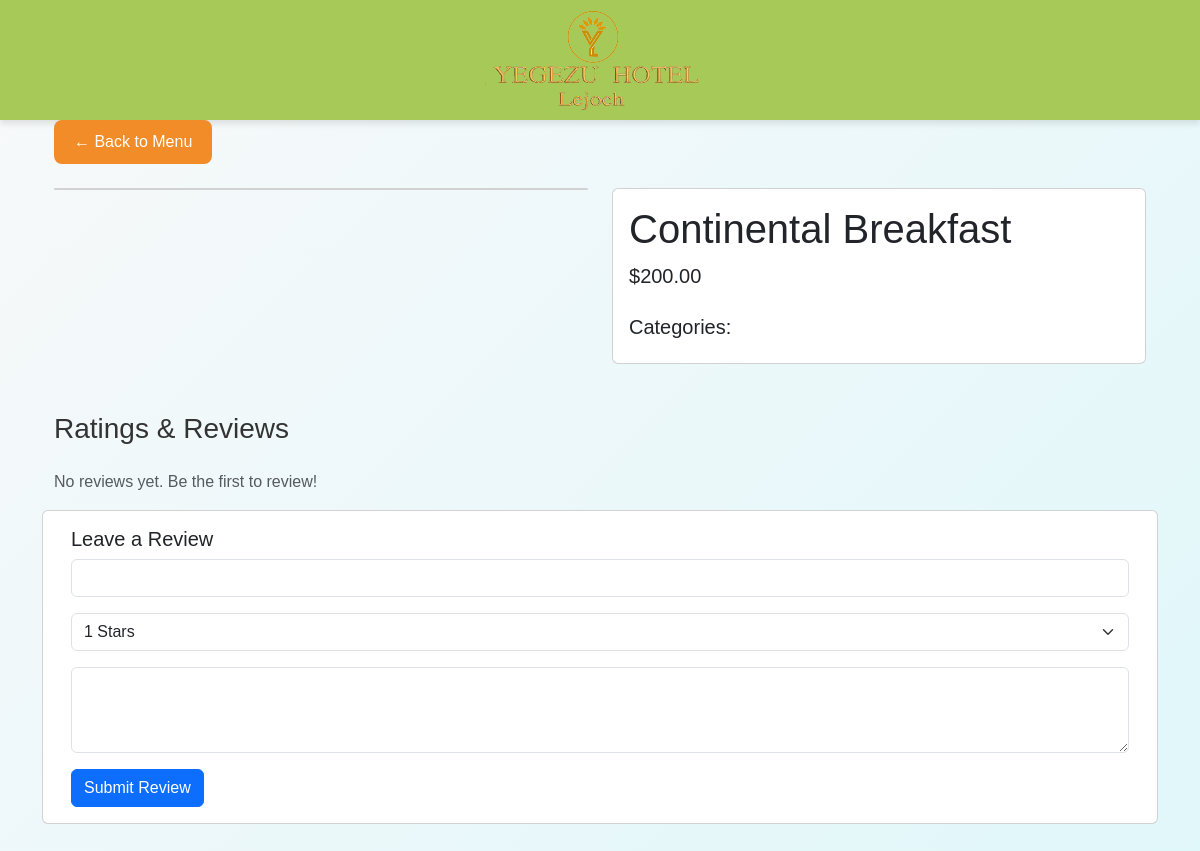
Before: /item/1/ with the older database file.
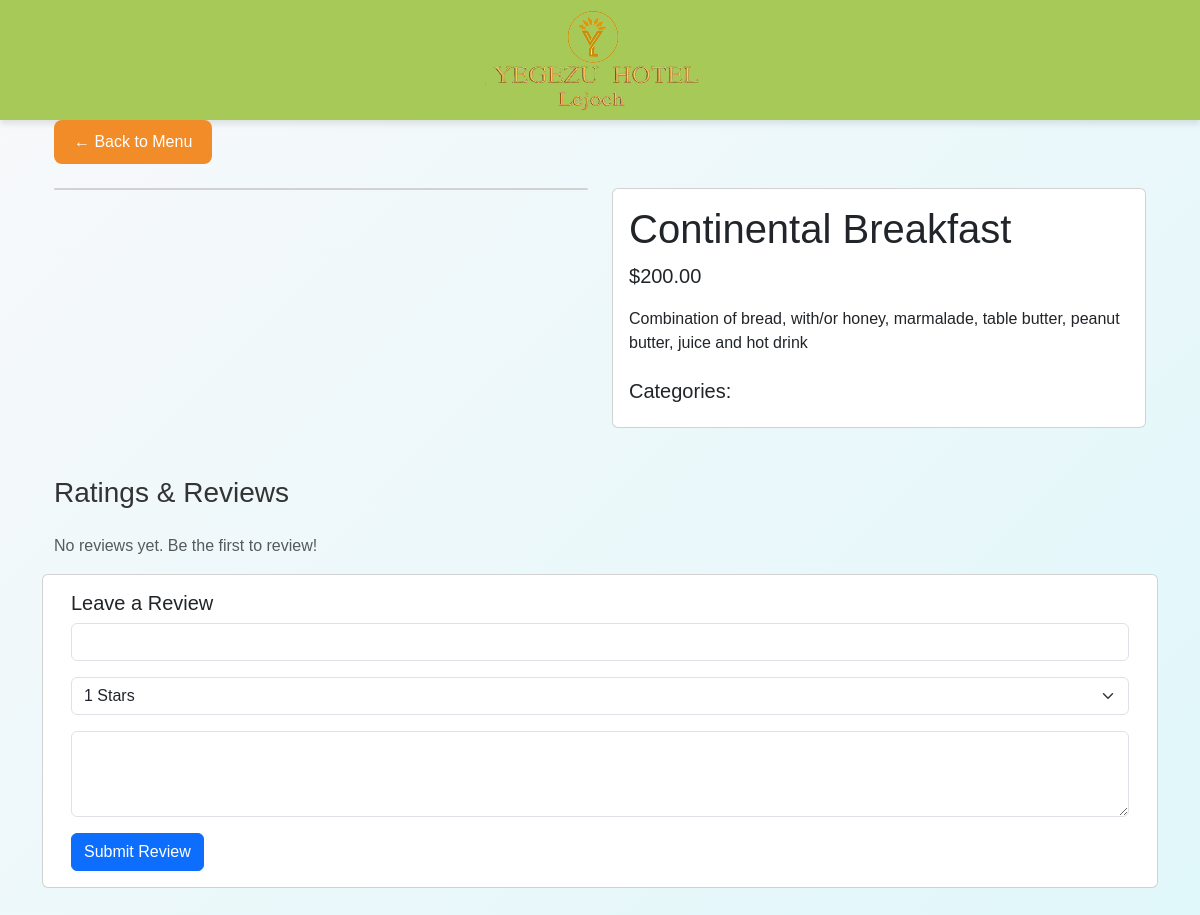
After: the same page with the newer database file.
### menu/models.py (models this page shows, shortened)
class MenuItem(models.Model):
    name = models.CharField(max_length=100)
    description = models.TextField()
    price = models.DecimalField(max_digits=10, decimal_places=2)
    categories = models.ManyToManyField(Category)
    tags = models.ManyToManyField(Tag, blank=True)
    image = models.ImageField(upload_to='menu_images/', blank=True)
    is_active = models.BooleanField(default=True)
    created_at = models.DateTimeField(auto_now_add=True)
    tags = models.ManyToManyField(Tag, blank=True)

### menu/views.py (the view)
# urls.py: path('item/<int:item_id>/', views.menu_item_detail, name='menu_item_detail'),
def menu_item_detail(request, item_id):
    item = get_object_or_404(MenuItem, id=item_id)
    ratings = Rating.objects.filter(menu_item=item)
    if request.method == 'POST':
        form = RatingForm(request.POST)
        if form.is_valid():
            Rating.objects.create(
                menu_item=item,
                stars=form.cleaned_data['stars'],
                comment=form.cleaned_data['comment'],
                guest_name=form.cleaned_data['guest_name']
            )
    else:
        form = RatingForm()
    context = {
        'item': item,
        'ratings': ratings,
        'form': form
    }
    return render(request, 'menu/detail.html', context)

### menu/forms.py
class RatingForm(forms.Form):
    guest_name = forms.CharField(
        label="Your Name",
        widget=forms.TextInput(attrs={'class': 'form-control'})
    )
    stars = forms.ChoiceField(
        label="Rating",
        choices=[(i, f"{i} Stars") for i in range(1, 6)],
        widget=forms.Select(attrs={'class': 'form-select'})
    )
    comment = forms.CharField(
        label="Comment",
        widget=forms.Textarea(attrs={'class': 'form-control', 'rows': 3}),
        required=False
    )

### menu/templates/menu/detail.html (shortened to what this page needs)
{% extends 'menu/base.html' %}
{% block content %}
<div class="container">
    <div class="mb-4">
        <a href="{% url 'menu' %}" class="btn btn-secondary">← Back to Menu</a>
    </div>
    <div class="row g-4">
        <div class="col-md-6">
            <div class="card">
            </div>
        </div>
        <div class="col-md-6">
            <div class="card h-100">
                <div class="card-body">
                    <h1 class="card-title">{{ item.name }}</h1>
                    <p class="lead">${{ item.price }}</p>
                    <p class="card-text">{{ item.description }}</p>
                    <div class="mt-4">
                        <h5>Categories:</h5>
                    </div>
                </div>
            </div>
        </div>
    </div>
    <div class="row mt-5">
        <div class="col-md-12">
            <h3 class="mb-4">Ratings & Reviews</h3>
            {% for rating in ratings %}
            <div class="card mb-3">
                <div class="card-body">
                    <div class="d-flex justify-content-between align-items-center mb-2">
                        <h5 class="card-title">{{ rating.guest_name }}</h5>
                        <div class="text-warning">
                            {% for _ in "12345" %}
                            {% if forloop.counter <= rating.stars %}★{% else %}☆{% endif %}
                            {% endfor %}
                        </div>
                    </div>
                    <p class="card-text">{{ rating.comment }}</p>
                    <small class="text-muted">{{ rating.created_at|date:"F j, Y" }}</small>
                </div>
            </div>
            {% empty %}
            <p class="text-muted">No reviews yet. Be the first to review!</p>
            {% endfor %}
        </div>
            <div class="card mb-5">
                <div class="card-body">
                    <h5 class="card-title">Leave a Review</h5>
                    <form method="post">
                        <div class="mb-3">
                            {{ form.guest_name }}
                        </div>
                        <div class="mb-3">
                            {{ form.stars }}
                        </div>
                        <div class="mb-3">
                            {{ form.comment }}
                        </div>
                        <button type="submit" class="btn btn-primary">Submit Review</button>
                    </form>
                </div>
            </div>
    </div>
</div>
{% endblock %}

Changed rows visible on the page:
changed MenuItem "Continental Breakfast": description (not shown) → "Combination of bread, with/or honey, marmalade, table butter, peanut butter, juice and hot drink"
